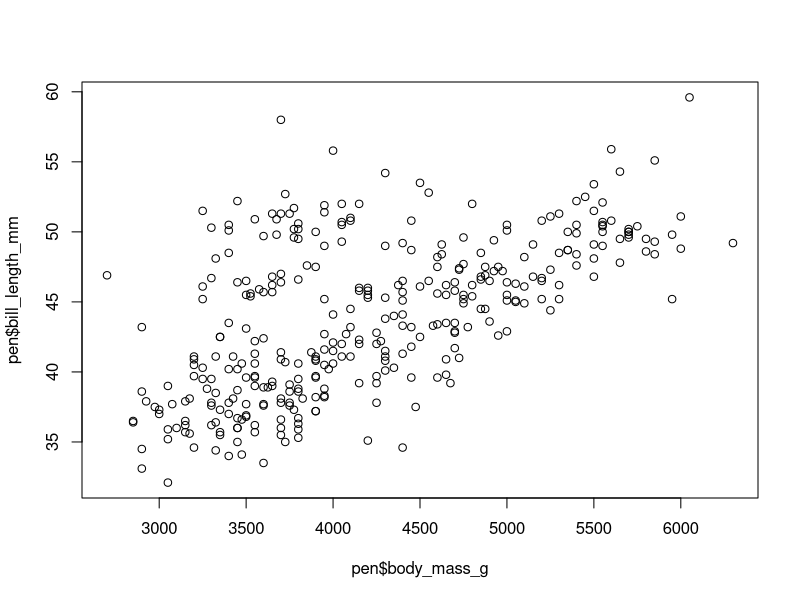
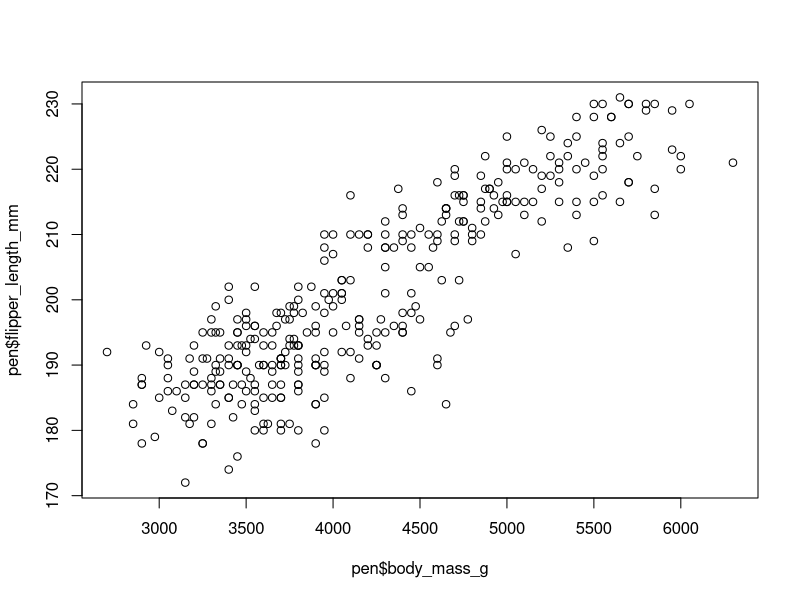
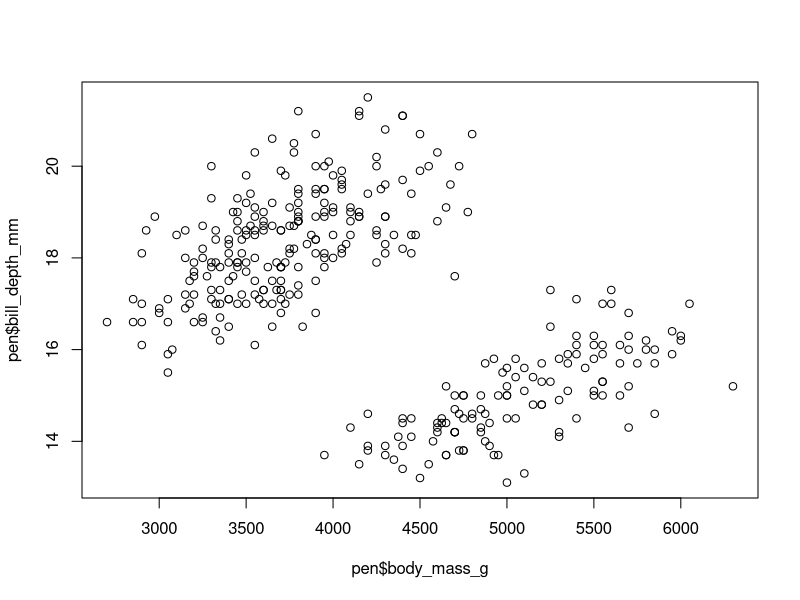
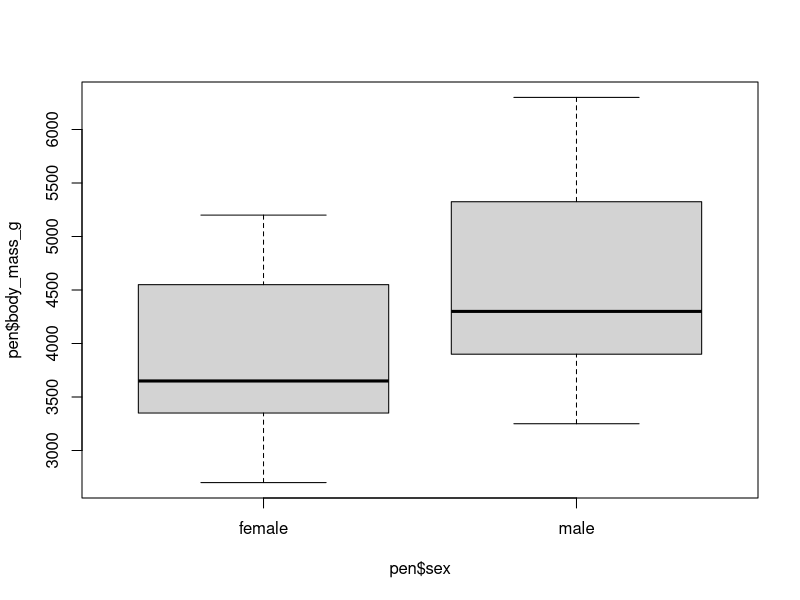
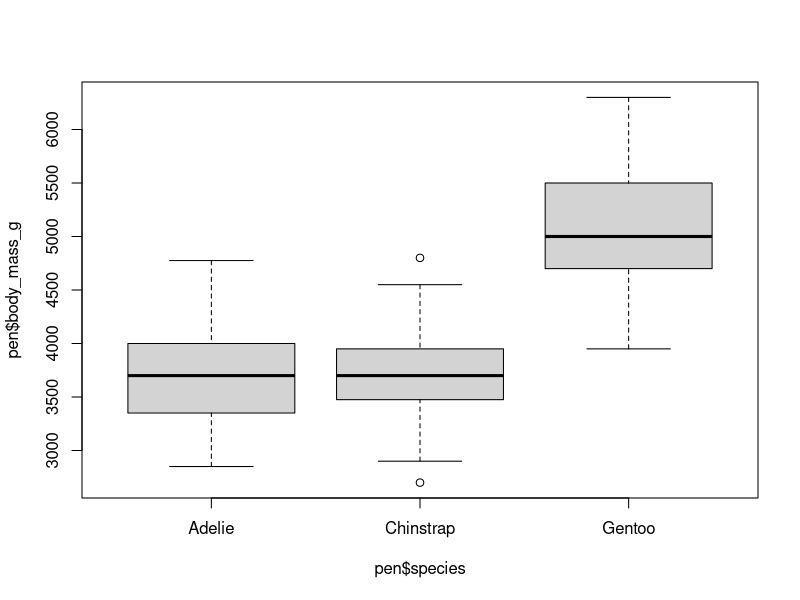
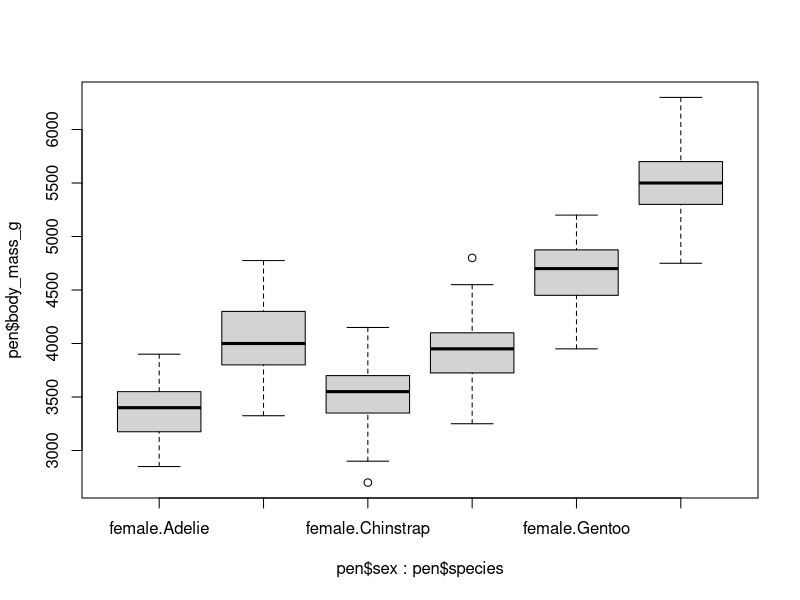
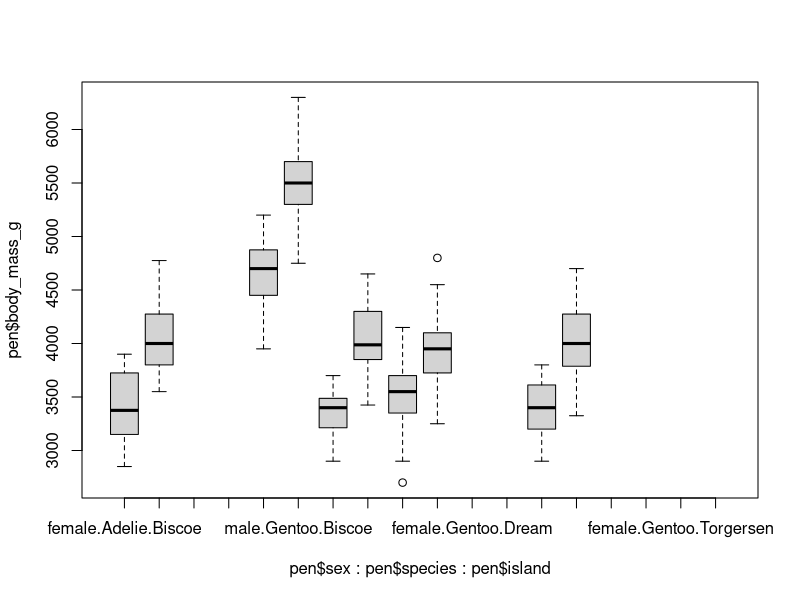
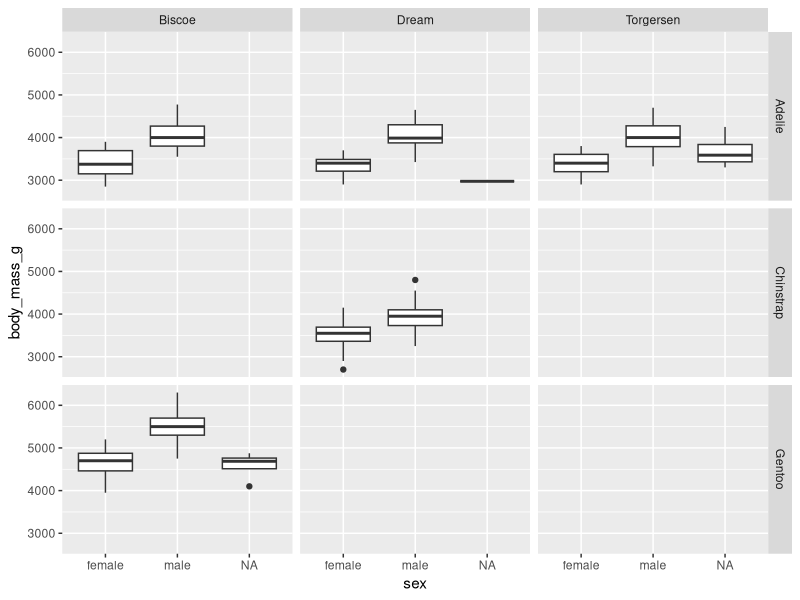

Write the R code that produced these figures, in order.
## Example script for Natural Resource Sampling
# November 2024
# Brought to you in 4-D
# Dan Johnson
# Denver Cayetano
# Diego Rocha
# D. Alex Bowers

# first we need some toolkits called packages or libraries
library(ggplot2)  # for making figures
library(palmerpenguins) # for the data

# First thing to do is load the data into the session
# the library already loads the data in but I am going to
# shorten the name to avoid misspelling penquin

pen <- penguins

# explore the data

# We will look at the object 'pen'
View(pen)

# Let's summarize all the columns
summary(pen)

# which species occur on which islands?

table(pen$species, pen$island)

# visualize the data

plot(pen$body_mass_g, pen$bill_length_mm)
plot(pen$body_mass_g, pen$flipper_length_mm)
plot(pen$body_mass_g, pen$bill_depth_mm)

boxplot(pen$body_mass_g ~ pen$sex)
boxplot(pen$body_mass_g ~ pen$species)
boxplot(pen$body_mass_g ~ pen$sex*pen$species)
boxplot(pen$body_mass_g ~ pen$sex*pen$species*pen$island)

ggplot(pen, aes(x = sex, y = body_mass_g))+
  geom_boxplot()+
  facet_grid(species~island)

# since Adelie penguins occur on all islands lets make an object
# with just that species

adel <- subset(pen, pen$species == 'Adelie')

# t-test to see if Adelie penguins differ in weight by sex

madel <- subset(adel, adel$sex=='male')
fadel <- subset(adel, adel$sex=='female')

t.test(x = madel$body_mass_g, y = fadel$body_mass_g)



# regression model to see the relation between 
# body mass and flipper length in Adelie females

mod <- lm(fadel$body_mass_g ~ fadel$flipper_length_mm)

summary(mod)

ggplot(fadel, aes(x = flipper_length_mm, y = body_mass_g))+
  geom_point()+
  geom_smooth(method = 'lm')+
  labs(x = "Flipper length (mm)", y = "Body mass (g)")+
  theme_bw()
# ANOVA to see if Adelie male penguins differ in weight by island

mod <- lm(madel$body_mass_g~madel$island)
anova(mod)

ggplot(madel, aes(x = island, y = body_mass_g))+
  geom_boxplot()+
  labs(x = 'Island', y = "Body mass (g)")+
  theme_bw()

